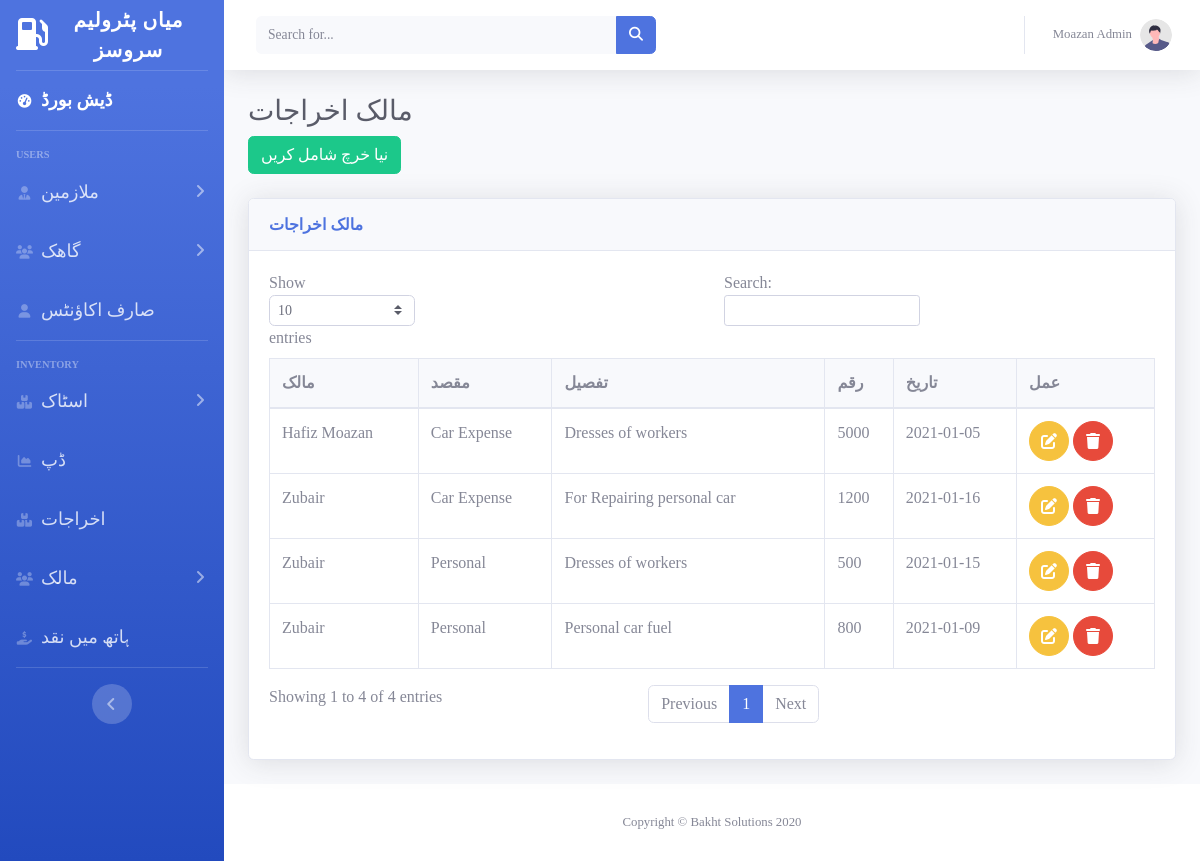
Page /owner_borrow.php (signed in) on the committed database.
### tables this page shows
CREATE TABLE `users` (
  `id` int(11) NOT NULL,
  `name` varchar(30) NOT NULL,
  `phoneno` varchar(200) NOT NULL,
  `password` varchar(200) NOT NULL,
  `role` varchar(30) NOT NULL
);

CREATE TABLE `owner_withdraw` (
  `id` int(11) NOT NULL,
  `purpose` varchar(30) NOT NULL,
  `description` varchar(200) NOT NULL,
  `amount` varchar(11) NOT NULL,
  `date` date NOT NULL,
  `oid` int(11) NOT NULL
);

CREATE TABLE `owners` (
  `id` int(11) NOT NULL,
  `name` varchar(50) NOT NULL,
  `phoneno` varchar(20) NOT NULL,
  `cnic` varchar(20) NOT NULL,
  `b_amount` float NOT NULL
);

### owner_borrow.php (the view, shortened to what this page needs)
<?php  session_start(); include "db.php";
include "header.php";
$data = mysqli_query($conn, "SELECT * FROM owner_withdraw");
$output = mysqli_fetch_all($data,MYSQLI_ASSOC);
?>
<body id="page-top">
<div id="wrapper">
<?php include "sidebar.php";?>
    <div id="content-wrapper" class="d-flex flex-column">
        <div id="content">
        <?php include "topbar.php";?>
    <div class="container-fluid">
<h1 class="h3 mb-2 text-gray-800">مالک اخراجات</h1>
<button class='btn btn-success mr-2'  data-toggle="modal" data-target="#AddempModal">نیا خرچ شامل کریں</button> <br><br>
<div class="card shadow mb-4">
    <div class="card-header py-3">
        <h6 class="m-0 font-weight-bold text-primary">مالک اخراجات</h6>
    </div>
    <div class="card-body">
        <div class="table-responsive">
            <table class="table table-bordered" id="dataTable" width="100%" cellspacing="0">
                <thead>
                    <tr class='bg-light '>
                    <th> مالک</th>
                        <th> مقصد</th>
                        <th>تفصیل</th>
                        <th>رقم</th>
                        <th>تاریخ</th>
                        <th>عمل</th>
                    </tr>
                </thead>
                <tbody>
                    <?php foreach($output as $out) {?>
                    <tr>
                    <td><?php $oid=$out['oid'];$sql = mysqli_query($conn, "SELECT * FROM owners where  id='$oid' ");
                            $result = mysqli_fetch_assoc($sql); echo $result['name'] ?></td>
                        <td><?php echo $out['purpose']?></td>
                        <td><?php echo $out['description']?></td>
                        <td><?php echo $out['amount']?></td>
                        <td><?php echo $out['date']?></td>
                        <td>    <a href="#" class="btn btn-warning btn-circle" onclick="GetEModal('<?php echo $out['id']?>','<?php echo $out['purpose']?>','<?php echo $out['description']?>'
                            ,'<?php echo $out['amount']?>','<?php echo $out['date']?>','<?php echo $out['oid']?>')" data-toggle="modal" data-target="#editModal">
                                        <i class="fas fa-edit"></i>
                          </a>
                          <a href="" class="btn btn-danger btn-circle" data-toggle="modal" data-target="#delModal">
                                        <i class="fas fa-trash"></i>
                          </a></td>
                    </tr>
     <?php }?>
                </tbody>
            </table>
        </div>
    </div>
</div>
</div>
</div>
<?php include "footer.php"?>

### topbar.php (shortened to what this page needs)
<?php
 include "db.php";
 $phoneno=$_SESSION['phoneno'];
$mysql = mysqli_query($conn, "SELECT * FROM users where phoneno=$phoneno ");
$print = mysqli_fetch_assoc($mysql);
?>
 <nav class="navbar navbar-expand navbar-light bg-white topbar mb-4 static-top shadow">
<form
    class="d-none d-sm-inline-block form-inline mr-auto ml-md-3 my-2 my-md-0 mw-100 navbar-search">
    <div class="input-group">
        <input type="text" class="form-control bg-light border-0 small" placeholder="Search for..."
            aria-label="Search" aria-describedby="basic-addon2">
        <div class="input-group-append">
            <button class="btn btn-primary" type="button">
                <i class="fas fa-search fa-sm"></i>
            </button>
        </div>
    </div>
</form>
<ul class="navbar-nav ml-auto">
    <li class="nav-item dropdown no-arrow">
        <a class="nav-link dropdown-toggle" href="#" id="userDropdown" role="button"
            data-toggle="dropdown" aria-haspopup="true" aria-expanded="false">
            <span class="mr-2 d-none d-lg-inline text-gray-600 small"><?php echo  $print['name']?></span>
            <img class="img-profile rounded-circle"
                src="img/undraw_profile.svg">
        </a>
    </li>
</ul>
</nav>

### rows in the picture
users: name "Moazan Admin"
owner_withdraw: oid.name "Zubair", purpose "Car Expense", description "For Repairing personal car", amount "1200", date "2021-01-16"
owner_withdraw: oid.name "Zubair", purpose "Personal", description "Dresses of workers", amount "500", date "2021-01-15"
owner_withdraw: oid.name "Zubair", purpose "Personal", description "Personal car fuel", amount "800", date "2021-01-09"
owner_withdraw: oid.name "Hafiz Moazan", purpose "Car Expense", description "Dresses of workers", amount "5000", date "2021-01-05"
